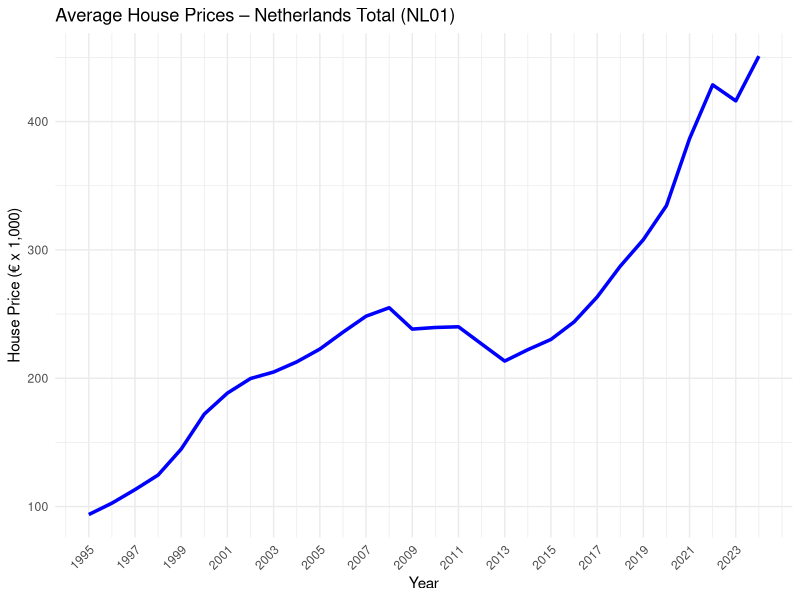
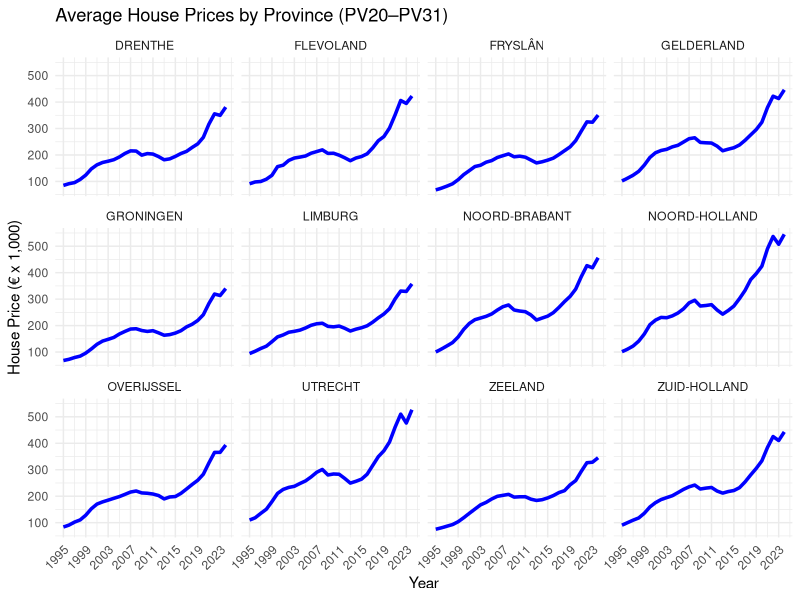
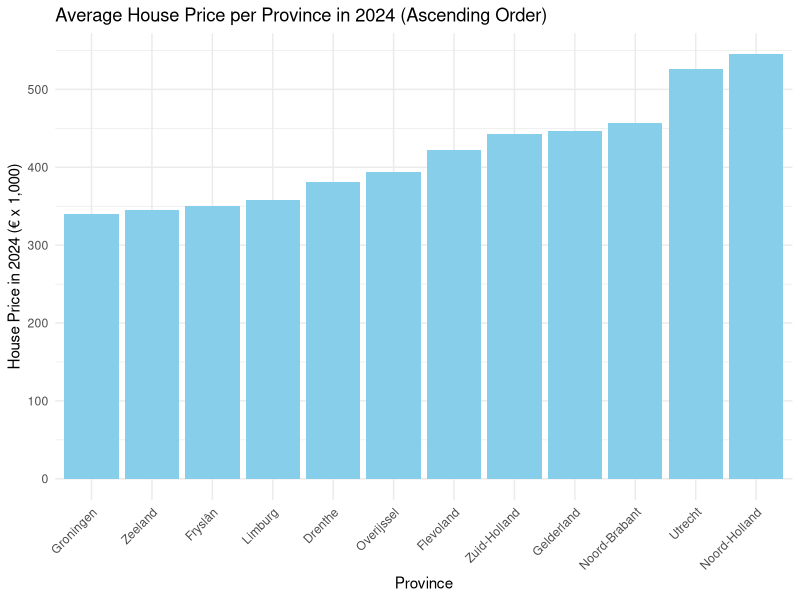
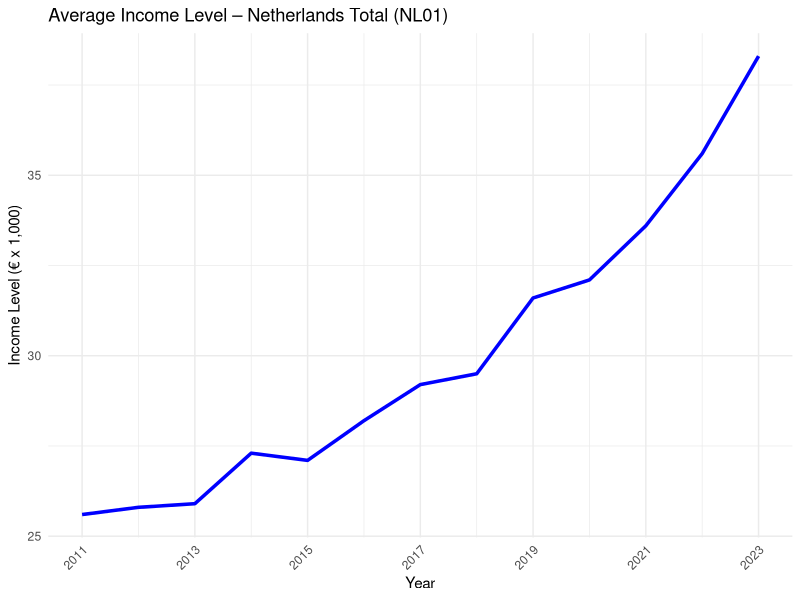
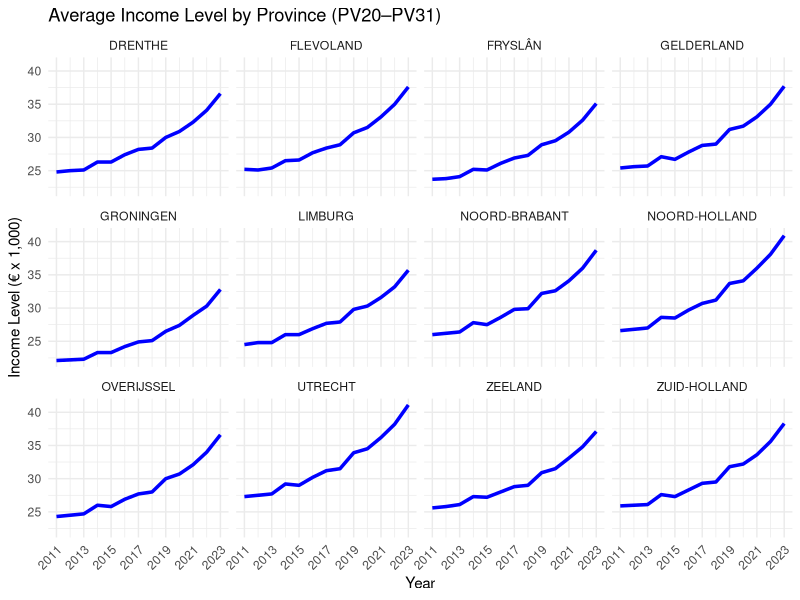
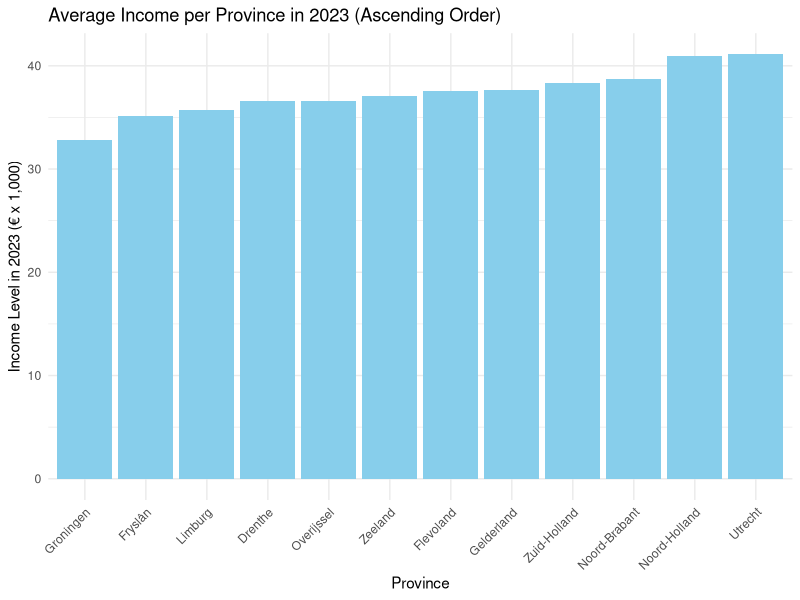
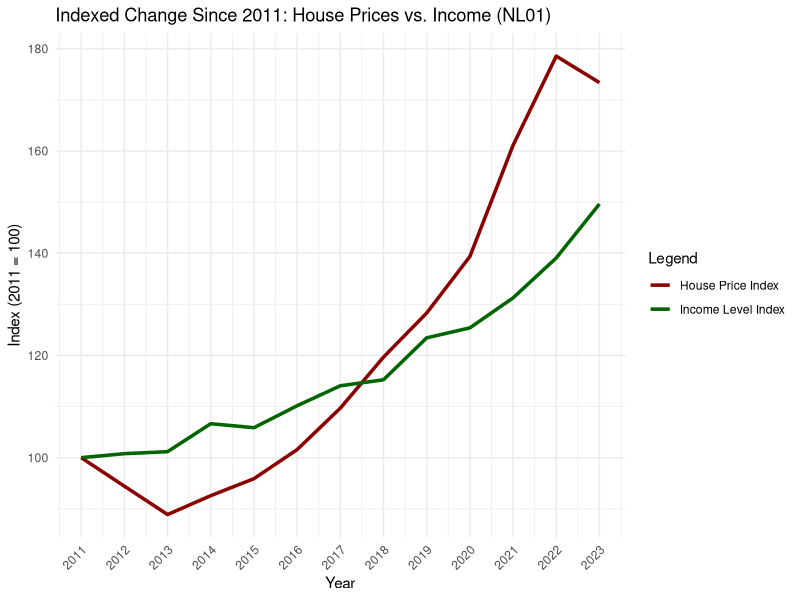
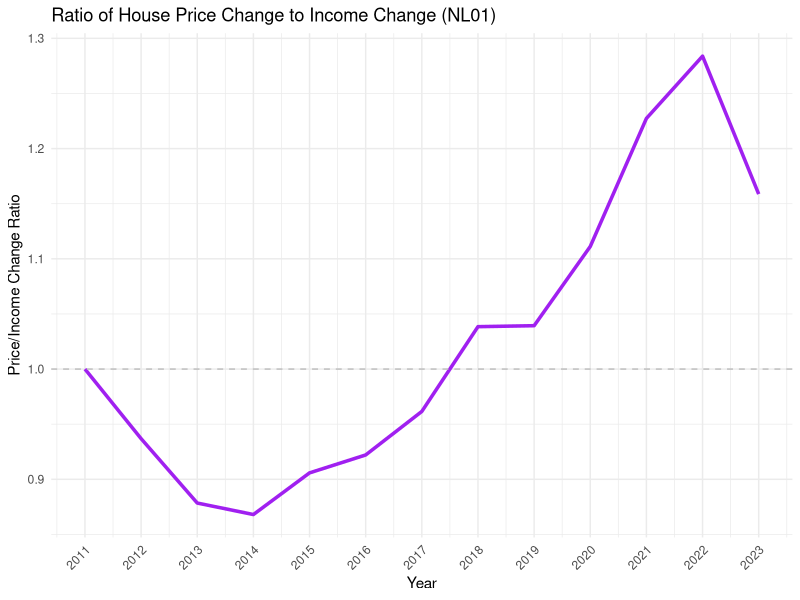

Reproduce these figures in R, in order.
library(tidyverse)
library(scales)

# Load datasets
df1 <- read_delim("71488ned_UntypedDataSet_05062025_175816.csv", delim = ";", show_col_types = FALSE)
df2 <- read_delim("83625NED_UntypedDataSet_05062025_101716.csv", delim = ";", show_col_types = FALSE)
df3 <- read_delim("86004NED_UntypedDataSet_07062025_175918.csv", delim = ";", show_col_types = FALSE)

# Pre-merge cleaning: align keys only
df1 <- df1 %>%
  mutate(RegioS = str_trim(tolower(RegioS)), Perioden = str_trim(tolower(Perioden)))

df2 <- df2 %>%
  mutate(RegioS = str_trim(tolower(RegioS)), Perioden = str_trim(tolower(Perioden)))

df3 <- df3 %>%
  mutate(RegioS = str_trim(tolower(RegioS)), Perioden = str_trim(tolower(Perioden)))

# Merge all datasets
merged_df <- list(df1, df2, df3) %>%
  reduce(full_join, by = c("RegioS", "Perioden"))

# Drop not used columns
merged_df <- merged_df %>%
  select(-matches("^ID(\\.x|\\.y)?$"), -starts_with("GestandaardiseerdInkomen"), -starts_with("Partner"), -starts_with("Mediaan"), -GemiddeldBesteedbaarInkomen_5)

# Then define numeric_like_cols based on what's left
numeric_like_cols <- merged_df %>%
  select(where(is.character)) %>%
  summarise(across(everything(), ~mean(str_detect(., "^\\s*[0-9,.]+\\s*$"), na.rm = TRUE))) %>%
  pivot_longer(everything(), names_to = "col", values_to = "pct_numeric") %>%
  filter(pct_numeric > 0.8) %>%
  pull(col)

# Clean character columns by trimming and parse those that are mostly numeric
merged_df <- merged_df %>%
  mutate(across(where(is.character), ~str_trim(.))) %>%
  mutate(across(all_of(numeric_like_cols), ~ parse_number(.) %>% suppressWarnings()))

# Rename RegioS codes to province names
province_map <- c(
  "pv20" = "Groningen",
  "pv21" = "Fryslân",
  "pv22" = "Drenthe",
  "pv23" = "Overijssel",
  "pv24" = "Flevoland",
  "pv25" = "Gelderland",
  "pv26" = "Utrecht",
  "pv27" = "Noord-Holland",
  "pv28" = "Zuid-Holland",
  "pv29" = "Zeeland",
  "pv30" = "Noord-Brabant",
  "pv31" = "Limburg",
  "nl01" = "Nederland"
)

# Rename Leeftijd codes to leeftijdgroepen
age_map <- c(
  "70100" = "0-4",
  "70200" = "5-9",
  "70300" = "10-14",
  "70400" = "15-19",
  "70500" = "20-24",
  "70600" = "25-29",
  "70700" = "30-34",
  "70800" = "35-39",
  "70900" = "40-44",
  "71000" = "45-49",
  "71100" = "50-54",
  "71200" = "55-59",
  "71300" = "60-64",
  "71400" = "65-69",
  "71500" = "70-74",
  "71600" = "75-79",
  "71700" = "80-84",
  "71800" = "85-89",
  "71900" = "90-94",
  "22000" = "95+"
)

merged_df <- merged_df %>%
  mutate(RegioS = recode(RegioS, !!!province_map))

# Multiply income and household columns by 1,000
merged_df <- merged_df %>%
  mutate(
    ParticuliereHuishoudens_1 = ParticuliereHuishoudens_1 * 1000,
    GemiddeldGestandaardiseerdInkomen_3 = GemiddeldGestandaardiseerdInkomen_3 * 1000
  )

cat("\n---- MERGED_DF (Population, Housing Prices and Income) ----\n")
glimpse(merged_df)
print(head(merged_df, 10))

# =========================
# Plot 1: National level (NL01)
# =========================
p1 <- merged_df %>%
  filter(RegioS == "Nederland", str_detect(Perioden, "^\\d{4}jj00$")) %>%
  mutate(Jaar = as.integer(str_sub(Perioden, 1, 4))) %>%
  drop_na(GemiddeldeVerkoopprijs_1) %>%
  ggplot(aes(x = Jaar, y = GemiddeldeVerkoopprijs_1 / 1000)) +
  geom_line(color = "blue", linewidth = 1.2, na.rm = TRUE) +
  scale_y_continuous(name = "House Price (€ x 1,000)") +
  scale_x_continuous(breaks = seq(1995, 2024, 2)) +
  labs(
    title = "Average House Prices – Netherlands Total (NL01)",
    x = "Year"
  ) +
  theme_minimal() +
  theme(axis.text.x = element_text(angle = 45, hjust = 1))

print(p1)

# =========================
# Plot 2: Provinces PV20–PV31
# =========================
p2 <- merged_df %>%
  filter(RegioS %in% province_map[1:12], str_detect(Perioden, "^\\d{4}jj00$")) %>%
  mutate(Jaar = as.integer(str_sub(Perioden, 1, 4)), RegioS = toupper(RegioS)) %>%
  drop_na(GemiddeldeVerkoopprijs_1) %>%
  ggplot(aes(x = Jaar, y = GemiddeldeVerkoopprijs_1 / 1000)) +
  geom_line(color = "blue", linewidth = 1.2, na.rm = TRUE) +
  scale_y_continuous(name = "House Price (€ x 1,000)") +
  scale_x_continuous(breaks = seq(1995, 2024, 4)) +
  labs(
    title = "Average House Prices by Province (PV20–PV31)",
    x = "Year"
  ) +
  facet_wrap(~ RegioS) +
  theme_minimal() +
  theme(axis.text.x = element_text(angle = 45, hjust = 1))

print(p2)

# =========================
# Plot 3: Bar Chart – Housing Prices in 2024 by Province
# =========================
p3 <- merged_df %>%
  filter(RegioS %in% province_map[1:12], Perioden == "2024jj00") %>%
  drop_na(GemiddeldeVerkoopprijs_1) %>%
  distinct(RegioS, .keep_all = TRUE) %>%
  arrange(GemiddeldeVerkoopprijs_1) %>%
  mutate(RegioS = factor(RegioS, levels = RegioS)) %>%
  ggplot(aes(x = RegioS, y = GemiddeldeVerkoopprijs_1 / 1000)) +
  geom_bar(stat = "identity", fill = "skyblue") +
  scale_y_continuous(name = "House Price in 2024 (€ x 1,000)", breaks = seq(0, 600, 100)) +
  labs(
    title = "Average House Price per Province in 2024 (Ascending Order)",
    x = "Province"
  ) +
  theme_minimal() +
  theme(axis.text.x = element_text(angle = 45, hjust = 1))

print(p3)

# =========================
# Plot 4: Income National level (NL01)
# =========================
p4 <- merged_df %>%
  filter(RegioS == "Nederland", str_detect(Perioden, "^\\d{4}jj00$"), KenmerkenVanHuishoudens == 1050010) %>%
  mutate(Jaar = as.integer(str_sub(Perioden, 1, 4))) %>%
  drop_na(GemiddeldGestandaardiseerdInkomen_3) %>%
  ggplot(aes(x = Jaar, y = GemiddeldGestandaardiseerdInkomen_3 / 1000)) +
  geom_line(color = "blue", linewidth = 1.2, na.rm = TRUE) +
  scale_y_continuous(name = "Income Level (€ x 1,000)") +
  scale_x_continuous(breaks = seq(2011, 2023, 2)) +
  labs(
    title = "Average Income Level – Netherlands Total (NL01)",
    x = "Year"
  ) +
  theme_minimal() +
  theme(axis.text.x = element_text(angle = 45, hjust = 1))

print(p4)

# =========================
# Plot 5: Income Provinces PV20–PV31
# =========================
p5 <- merged_df %>%
  filter(RegioS %in% province_map[1:12], str_detect(Perioden, "^\\d{4}jj00$"), KenmerkenVanHuishoudens == 1050010) %>%
  mutate(Jaar = as.integer(str_sub(Perioden, 1, 4)), RegioS = toupper(RegioS)) %>%
  drop_na(GemiddeldGestandaardiseerdInkomen_3) %>%
  ggplot(aes(x = Jaar, y = GemiddeldGestandaardiseerdInkomen_3 / 1000)) +
  geom_line(color = "blue", linewidth = 1.2, na.rm = TRUE) +
  scale_y_continuous(name = "Income Level (€ x 1,000)") +
  scale_x_continuous(breaks = seq(2011, 2023, 2)) +
  labs(
    title = "Average Income Level by Province (PV20–PV31)",
    x = "Year"
  ) +
  facet_wrap(~ RegioS) +
  theme_minimal() +
  theme(axis.text.x = element_text(angle = 45, hjust = 1))

print(p5)

# =========================
# Plot 6: Bar Chart – Housing Prices in 2024 by Province
# =========================
p6 <- merged_df %>%
  filter(RegioS %in% province_map[1:12], Perioden == "2023jj00", KenmerkenVanHuishoudens == 1050010) %>%
  drop_na(GemiddeldGestandaardiseerdInkomen_3) %>%
  distinct(RegioS, .keep_all = TRUE) %>%
  arrange(GemiddeldGestandaardiseerdInkomen_3) %>%
  mutate(RegioS = factor(RegioS, levels = RegioS)) %>%
  ggplot(aes(x = RegioS, y = GemiddeldGestandaardiseerdInkomen_3 / 1000)) +
  geom_bar(stat = "identity", fill = "skyblue") +
  scale_y_continuous(name = "Income Level in 2023 (€ x 1,000)", breaks = seq(0, 50, 10)) +
  labs(
    title = "Average Income per Province in 2023 (Ascending Order)",
    x = "Province"
  ) +
  theme_minimal() +
  theme(axis.text.x = element_text(angle = 45, hjust = 1))

print(p6)

# =========================
# Plot 7: Indexed Change Since 2011 (2011 = 100)
# =========================
index_df <- merged_df %>%
  filter(RegioS == "Nederland", KenmerkenVanHuishoudens == 1050010, str_detect(Perioden, "^\\d{4}jj00$")) %>%
  mutate(Jaar = as.integer(str_sub(Perioden, 1, 4))) %>%
  arrange(Jaar) %>%
  filter(Jaar >= 2011) %>%
  mutate(
    HousePriceIndex = 100 * GemiddeldeVerkoopprijs_1 / GemiddeldeVerkoopprijs_1[Jaar == 2011],
    IncomeLevelIndex = 100 * GemiddeldGestandaardiseerdInkomen_3 / GemiddeldGestandaardiseerdInkomen_3[Jaar == 2011],
    RatioHousingPriceIncomeLevel = HousePriceIndex / IncomeLevelIndex
  )

p7 <- ggplot(index_df, aes(x = Jaar)) +
  geom_line(aes(y = HousePriceIndex, color = "House Price Index"), linewidth = 1.2) +
  geom_line(aes(y = IncomeLevelIndex, color = "Income Level Index"), linewidth = 1.2) +
  scale_color_manual(values = c("House Price Index" = "darkred", "Income Level Index" = "darkgreen")) +
  labs(
    title = "Indexed Change Since 2011: House Prices vs. Income (NL01)",
    x = "Year",
    y = "Index (2011 = 100)",
    color = "Legend"
  ) +
  scale_x_continuous(breaks = seq(2011, max(index_df$Jaar), 1)) +
  theme_minimal() +
  theme(axis.text.x = element_text(angle = 45, hjust = 1))

print(p7)

# =========================
# Plot 8: Ratio of House Price Change to Income Change
# =========================
p8 <- ggplot(index_df, aes(x = Jaar, y = RatioHousingPriceIncomeLevel)) +
  geom_line(color = "purple", linewidth = 1.2) +
  geom_hline(yintercept = 1, linetype = "dashed", color = "gray") +
  scale_y_continuous(name = "Price/Income Change Ratio") +
  scale_x_continuous(breaks = seq(2011, max(index_df$Jaar), 1)) +
  labs(
    title = "Ratio of House Price Change to Income Change (NL01)",
    x = "Year"
  ) +
  theme_minimal() +
  theme(axis.text.x = element_text(angle = 45, hjust = 1))

print(p8)

years_to_plot <- c("2024jj00", "2014jj00", "2004jj00")

p9 <- merged_df %>%
  filter(
    RegioS == "Nederland",
    Perioden %in% years_to_plot,
    Leeftijd %in% names(age_map),
    Geslacht == "T001038"
  ) %>%
  mutate(
    AgeGroup = age_map[as.character(Leeftijd)],
    Year = substr(Perioden, 1, 4),
    living_on_themselves = 100 * (Alleenstaand_4 + TotaalSamenwonendePersonen_5) / TotaalPersonenInHuishoudens_1
  ) %>%
  filter(!is.na(living_on_themselves), !is.na(AgeGroup)) %>%
  mutate(
    AgeGroup = factor(AgeGroup, levels = age_map),
    Year = factor(Year, levels = sort(unique(substr(years_to_plot, 1, 4))))
  ) %>%
  ggplot(aes(x = AgeGroup, y = living_on_themselves, color = Year, group = Year)) +
  geom_line(linewidth = 0.5, na.rm = TRUE) +
  scale_y_continuous(labels = scales::comma) +
  scale_x_discrete() +
  labs(
    title = "Percentage Living in their own House by Age Group (NL01, Selected Years)",
    x = "Age Group",
    y = "Living in their own house (%)",
    color = "Year"
  ) +
  theme_minimal() +
  theme(axis.text.x = element_text(angle = 45, hjust = 1))

print(p9)

# Define the codes and readable labels
kenmerken_codes <- c("1014800", "1014950", "1014900")
kenmerken_labels <- c(
  "Owned Home",
  "Rented Home (No Benefit)",
  "Rented Home (With Benefit)"
)

# Create named vector for mapping
kenmerken_map <- setNames(kenmerken_labels, kenmerken_codes)

# Plot 10: Income by Housing Type
p10 <- merged_df %>%
  filter(
    RegioS == "Nederland",
    KenmerkenVanHuishoudens %in% kenmerken_codes,
    Perioden >= "1999JJ00",  # or adjust as needed
    Geslacht == "T001038"     # total gender, or adjust if necessary
  ) %>%
  mutate(
    Year = as.integer(substr(Perioden, 1, 4)),
    HousingType = kenmerken_map[as.character(KenmerkenVanHuishoudens)]
  ) %>%
  group_by(Year, HousingType) %>%
  summarise(
    AverageIncome = mean(GemiddeldGestandaardiseerdInkomen_3, na.rm = TRUE),
    .groups = "drop"
  ) %>%
  ggplot(aes(x = Year, y = AverageIncome, color = HousingType, linetype = HousingType)) +
  geom_line(linewidth = 1.2, na.rm = TRUE) +
  geom_point(size = 2, na.rm = TRUE) +
  scale_y_continuous(labels = scales::comma_format(prefix = "€")) +
  scale_color_viridis_d(option = "D", begin = 0.2, end = 0.8) +
  labs(
    title = "Average Income by Housing Type in the Netherlands (1999–2024)",
    x = "Year",
    y = "Average Income (€)",
    color = "Housing Type",
    linetype = "Housing Type"
  ) +
  theme_minimal() +
  theme(axis.text.x = element_text(angle = 45, hjust = 1))

print(p10)


#kan nog OLS gooien op de time series voor extrepolatie
#zelfde voor inkomen OLS kan ook en dan zeggen gat gaat alleen maar groter worden tussen de twee
#OLS wss niet de beste aangezien de lijnen absoluut niet linear zijn dus wss ramsey reset niet doorkomen dus die ook checken, heteroskedacity, normality, exogeneity. niet aanpassen gewoon zeggen als de test dat aangeeft dat het niet zo is dus de estimate wss niet super accuraat is.
#wellicht gemeente ook nog inkomen en huizenprijzen voor doen
#einde alle code even mooi maken en efficient